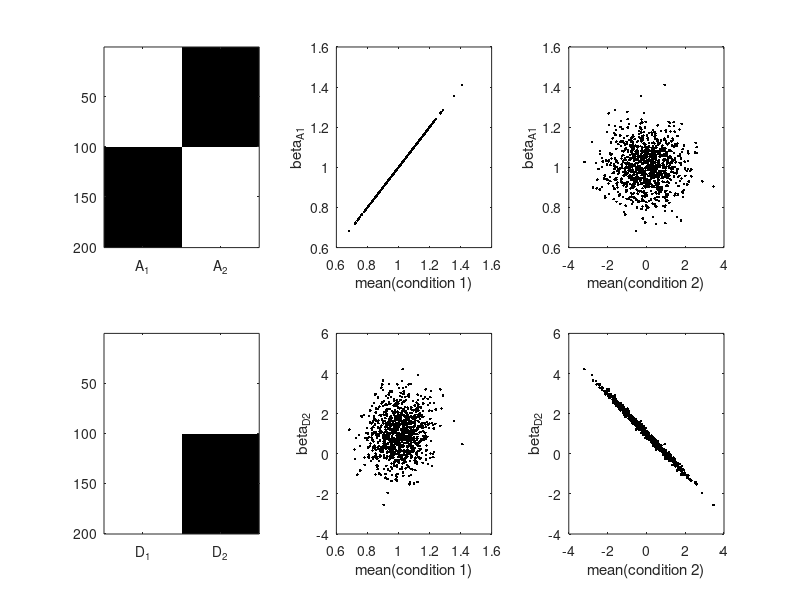

This figure's MATLAB source:
clear

x_psy1 = [ones(100,1),zeros(100,1);zeros(100,1),ones(100,1)];
x_psy2 = [ones(100,1),ones(100,1);ones(100,1),zeros(100,1)];

permn = 1000;
for permi = 1:permn
    yA = randn(100,1) + 1;
    yB = randn(100,1) + randn(1);
    
    y = [yA;yB];
    
    Beta1 = regress(y,x_psy1);
    Beta1_A(permi,1) = Beta1(1);
    
    Beta2 = regress(y,x_psy2);
    Beta2_A(permi,1) = Beta2(2);
    
    mean_A(permi,1) = mean(yA);
    mean_B(permi,1) = mean(yB);
end

figure; 
subplot(2,3,1); imagesc(x_psy1); colormap('gray'); xticks([1 2]); xticklabels({'A_1','A_2'})
subplot(2,3,2); plot(mean_A,Beta1_A,'.k'); xlabel('mean(condition 1)'); ylabel('beta_A_1'); 
subplot(2,3,3); plot(mean_B,Beta1_A,'.k'); xlabel('mean(condition 2)'); ylabel('beta_A_1');
subplot(2,3,4); imagesc(x_psy2); colormap('gray'); xticks([1 2]); xticklabels({'D_1','D_2'})
subplot(2,3,5); plot(mean_A,Beta2_A,'.k'); xlabel('mean(condition 1)'); ylabel('beta_D_2');
subplot(2,3,6); plot(mean_B,Beta2_A,'.k'); xlabel('mean(condition 2)'); ylabel('beta_D_2');
